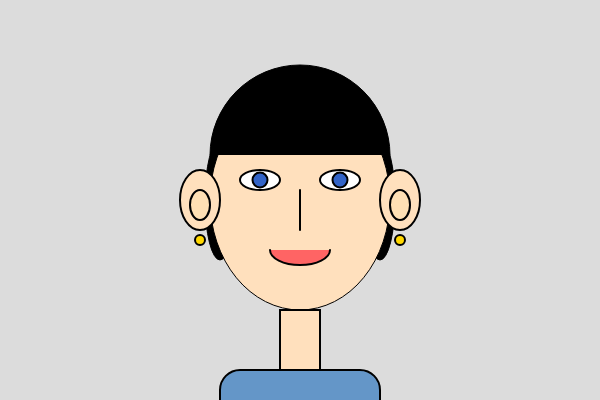
Frame 1 (no input)
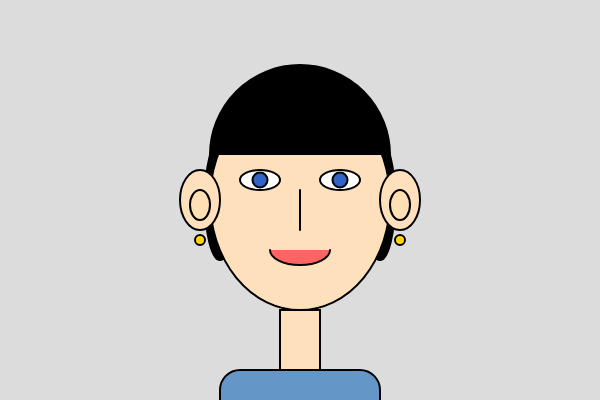
Frame 60 (no input)
Frame 120 (the mouse pressed at the canvas centre since frame 60): identical to frame 60, image omitted

The p5.js sketch that drew these frames (run headless with seeded random() and noise() and a simulated clock; from frame 60 on, the mouse is pressed at the canvas centre):

// p5.js sketch
// ── sketch.js
function setup() {
  createCanvas(600, 400);
}

function draw() {
  background(220);

  fill(0);
  ellipse(220, 200, 30, 120);
  ellipse(380, 200, 30, 120);
  
  fill(255, 224, 189);
  ellipse(300, 200, 180, 220);

  fill(0, 0, 0);
  arc(300, 155, 180, 180, PI, 0);

  fill(255);
  strokeWeight(2);
  ellipse(260, 180, 40, 20);
  ellipse(340, 180, 40, 20);

  fill(50, 100, 200);
  ellipse(260, 180, 15, 15);
  ellipse(340, 180, 15, 15);

  line(300, 190, 300, 230);

  fill(255, 100, 100);
  arc(300, 250, 60, 30, 0, PI);

  fill(255, 224, 189);
  ellipse(200, 200, 40, 60);
  ellipse(400, 200, 40, 60);
  
  fill(255, 224, 180);
  ellipse(200, 205, 20, 30);
  ellipse(400, 205, 20, 30);

  fill(255, 224, 189);
  rect(280, 310, 40, 60);

  fill(100, 150, 200);
  rect(220, 370, 160, 80, 20);
  
  fill(255, 215, 0);
  ellipse(200, 240, 10, 10);
  ellipse(400, 240, 10, 10);
}
